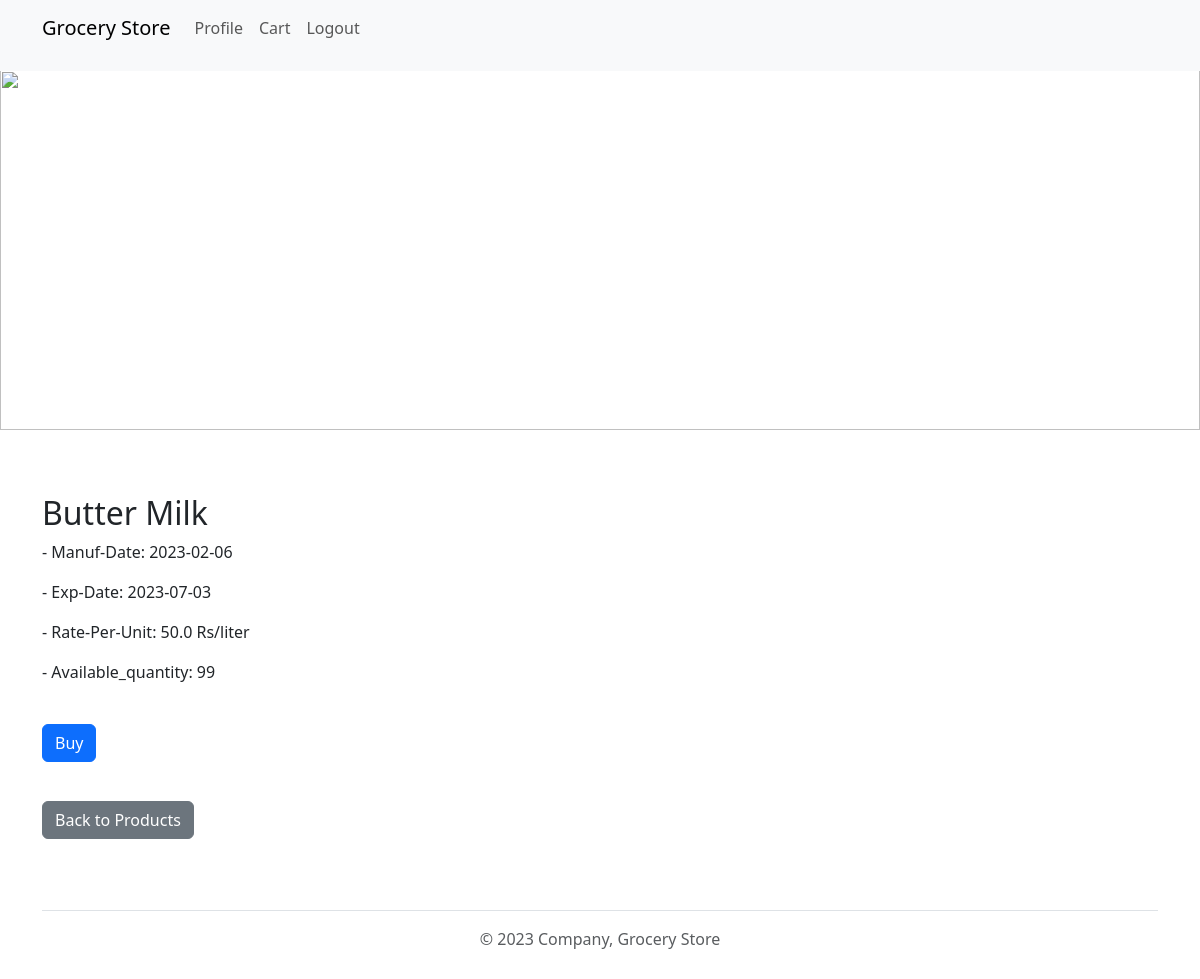
The app's page /section/2/10 (signed in), older data.
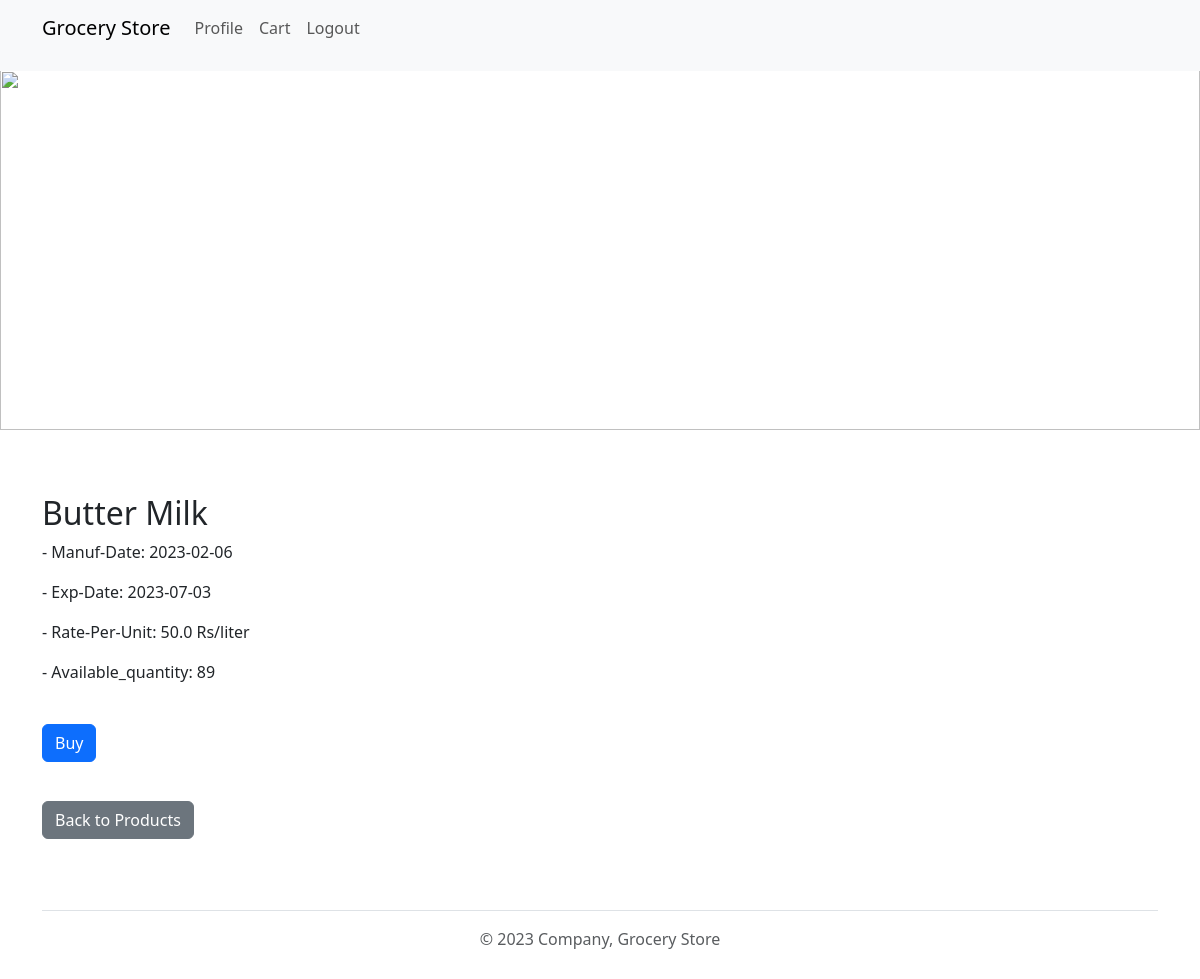
The same page, newer data.
### application/models.py (models this page shows)
class Products(db.Model):
    __tablename__ = "products"
    product_id = db.Column(db.Integer, primary_key=True, autoincrement=True)
    product_name = db.Column(db.String(200), nullable=False)
    manufacture_date = db.Column(db.Date)
    expiry_date = db.Column(db.Date)
    rate_per_unit = db.Column(db.Float, nullable=False)
    unit = db.Column(db.String(200), nullable=False, default='Rs')
    section_id = db.Column(db.Integer, db.ForeignKey('sections.section_id', onupdate='CASCADE'))
    section = db.relationship('Sections', backref=db.backref('products', lazy=True))
    quantity_available = db.Column(db.Integer, db.CheckConstraint('quantity_available >= 0', name='check_min_quantity') , nullable=False)

### application/controllers.py (the view)
@app.route("/section/<int:section_id>/<int:product_id>")
@login_required
def product_details(section_id, product_id):
    product = Products.query.filter_by(section_id=section_id, product_id=product_id).one()
    return render_template('product_details.html', product=product)

### application/controllers.py (called while the page is built)
@login_manager.user_loader
def load_user(user_id):
    return Users.query.get(int(user_id))

### templates/product_details.html (shortened to what this page needs)
<!DOCTYPE html>
<html lang="en">
<head>
    <link href="https://cdn.jsdelivr.net/npm/bootstrap@5.3.0/dist/css/bootstrap.min.css" rel="stylesheet">
    <link rel="stylesheet" type="text/css" href="{{ url_for('static', filename='styles.css') }}">
</head>
<body>
    {% include 'header.html' %}
    {% include 'banner.html' %}
    <div class="container mt-5">
        <h2>{{ product.product_name }}</h2>
        <p>- Manuf-Date: {{ product.manufacture_date }}</p>
        <p>- Exp-Date: {{ product.expiry_date }}</p>
        <p>- Rate-Per-Unit: {{ product.rate_per_unit }} {{ product.unit }}</p>
        <p>- Available_quantity: {{ product.quantity_available }}</p>
        <br>
        <div class="row">
            <div class="col-md-4">
                <a href="{{ url_for('buy', section_id=product.section_id, product_id=product.product_id) }}" class="btn btn-primary btn-block">Buy</a>
            </div>
        </div>
        <br>
        <a href="{{ url_for('products_of_section', section_id=product.section_id) }} " class="btn btn-secondary btn-block">Back to Products</a>
    </div>
    {% include 'footer.html' %}
</body>
</html>

Row changes from the older to the newer data that the page shows:
changed Products "Butter Milk": quantity_available "99" → "89"
